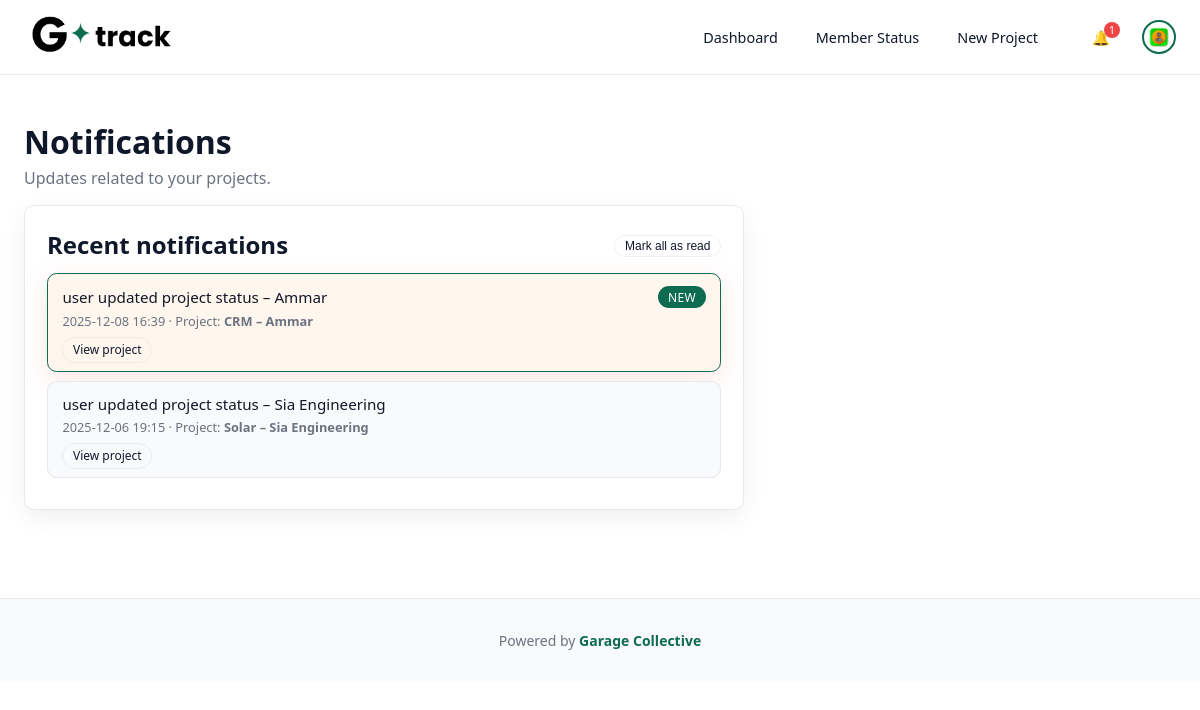
/notifications/ (signed in), run on an earlier commit of the app's database.
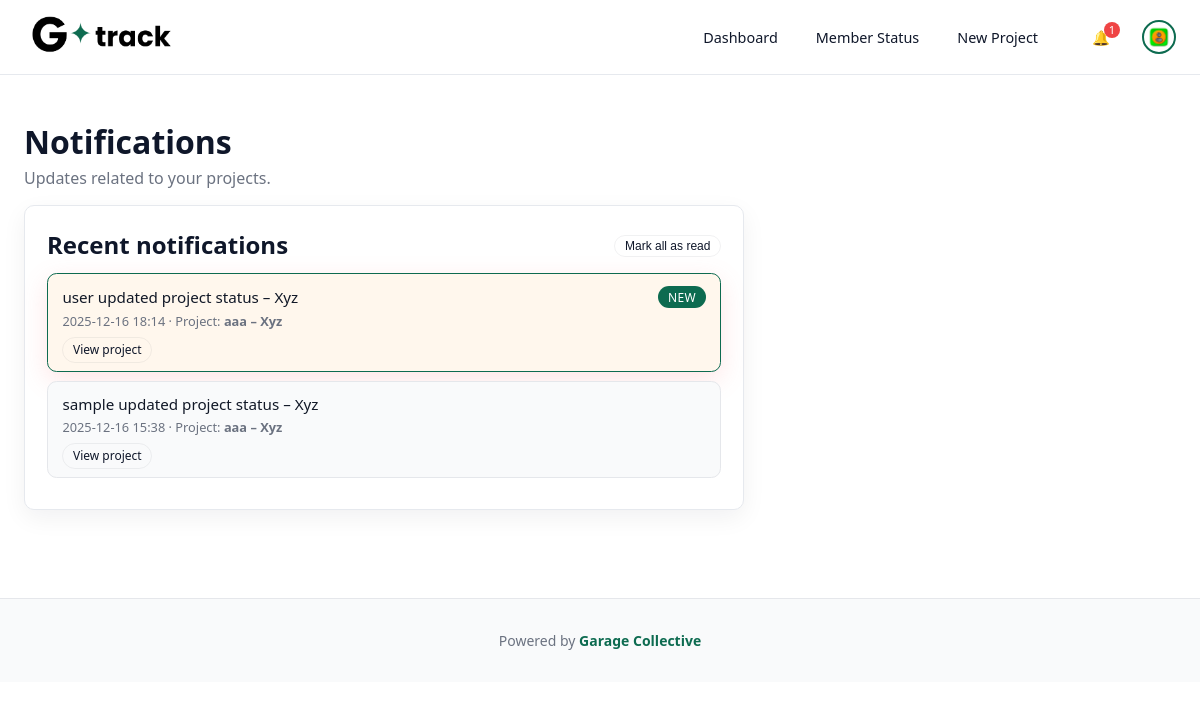
And on a later commit of the database.
### board/models.py (models this page shows, shortened)
class Notification(models.Model):
    user = models.ForeignKey(
        settings.AUTH_USER_MODEL,
        on_delete=models.CASCADE,
        related_name="notifications",
    )
    verb = models.CharField(max_length=255)  # what happened
    project = models.ForeignKey(
        "Project",
        on_delete=models.CASCADE,
        null=True,
        blank=True,
        related_name="notifications",
    )
    is_read = models.BooleanField(default=False)
    created_at = models.DateTimeField(auto_now_add=True)
    class Meta:
        ordering = ["-created_at"]

class Project(models.Model):
    name = models.CharField(max_length=100)
    key = models.CharField(
        max_length=10,
        unique=True,                      # keep this if you want each key only once
        help_text="Short code, e.g. CRM",
    )
    description = models.TextField(blank=True)
    owner = models.ForeignKey(
        User,
        related_name="owned_projects",
        on_delete=models.CASCADE,
    )
    issue_date = models.DateField(null=True, blank=True)
    deadline_date = models.DateField(null=True, blank=True)
    sop = models.TextField(
        blank=True,
        help_text="Step-by-step SOP for this project.",
    )
    reference_url = models.URLField(
        blank=True,
        null=True,
        help_text="Optional: link to docs / design / folder for this project.",
    )
    members = models.ManyToManyField(
        User,
        related_name="projects",
        blank=True,
        help_text="Team members who can see this project.",
    )
    department = models.CharField(
        max_length=50,
        choices=Profile.DEPARTMENT_CHOICES,
        blank=True,
        null=True,
        help_text="Department this project belongs to",
    )
    created_at = models.DateTimeField(auto_now_add=True)
    class Meta:
        ordering = ["name"]

### board/views.py (the view, shortened to what this page needs)
# urls.py: path("notifications/", NotificationListView.as_view(), name="notifications"),
class NotificationListView(LoginRequiredMixin, ListView):
    model = Notification
    template_name = "board/notifications.html"
    context_object_name = "notifications"
    def get_queryset(self):
        return (
            Notification.objects
            .filter(user=self.request.user)
            .select_related("project")
        )

### board/context_processors.py (called while the page is built)
def user_issue_counts(request):
    if not request.user.is_authenticated:
        return {}
    today = timezone.localdate()
    overdue = Issue.objects.filter(
        assignee=request.user,
        due_date__lt=today
    ).exclude(status="DONE").count()
    open_issues = Issue.objects.filter(
        assignee=request.user
    ).exclude(status="DONE").count()
    return {
        "nav_overdue_count": overdue,
        "nav_open_issue_count": open_issues,
    }

def notifications_context(request):
    if request.user.is_authenticated:
        count = Notification.objects.filter(
            user=request.user,
            is_read=False
        ).count()
    else:
        count = 0
    return {"unread_notifications_count": count}

### board/templates/board/notifications.html (shortened to what this page needs)
{% extends "base.html" %}
{% block content %}
<h1 class="page-title">Notifications</h1>
<p class="page-subtitle">Updates related to your projects.</p>
<section class="card" style="max-width: 720px;">
  <div style="display:flex; justify-content: space-between; align-items:center; margin-bottom: 0.75rem;">
    <h2 style="margin:0;">Recent notifications</h2>
    {% if notifications %}
      <form method="post" style="margin:0;">
        <button type="submit" class="btn-chip">
          Mark all as read
        </button>
      </form>
    {% endif %}
  </div>
  {% if notifications %}
    <ul class="notification-list">
      {% for n in notifications %}
        <li class="notification-item {% if not n.is_read %}notification-unread{% endif %}">
          <div class="notification-main-row">
            <div class="notification-text">
              {{ n.verb }}
            </div>
            {% if not n.is_read %}
              <span class="notification-badge">New</span>
            {% endif %}
          </div>
          <div class="notification-meta">
            {{ n.created_at|date:"Y-m-d H:i" }}
            {% if n.project %}
              · Project: <strong>{{ n.project.key }} – {{ n.project.name }}</strong>
            {% endif %}
          </div>
          {% if n.project %}
            <div class="notification-actions">
              <a href="{% url 'project_board' n.project.pk %}" class="btn-chip">
                View project
              </a>
            </div>
          {% endif %}
        </li>
      {% endfor %}
    </ul>
  {% else %}
    <p class="empty">No notifications yet.</p>
  {% endif %}
</section>
{% endblock %}

### templates/base.html (shortened to what this page needs)
{% load static %}
<!DOCTYPE html>
<html lang="en">
<head>
  <link rel="stylesheet" href="{% static 'css/style.css' %}?v=2">
</head>
<body>
  <header class="topbar">
    <a href="{% url 'dashboard' %}" class="logo-link">
      <img src="{% static 'images/logo.png' %}" alt="Garage Collective" class="logo-img">
    </a>
    <nav>
      <a href="{% url 'dashboard' %}">Dashboard</a>
      {% if user.is_authenticated %}
        {% with role=user.profile.role|default:"EMP" %}
          {% if user.profile.role == "BOSS" %}
            <a href="{% url 'boss_dashboard' %}">Member Status</a>
          {% endif %}
          {% if role == "BOSS" or role == "LEAD" %}
            <a href="{% url 'project_create' %}">New Project</a>
          {% endif %}
          <span class="topbar-right">
            <a href="{% url 'notifications' %}" class="notif-bell">
              🔔
              {% if unread_notifications_count > 0 %}
                <span class="notif-dot">{{ unread_notifications_count }}</span>
              {% endif %}
            </a>
            <div class="profile-menu">
              <div class="profile-trigger">
                <img src="{% static 'images/icon.png' %}" class="profile-icon">
              </div>
            </div>
          </span>
        {% endwith %}
      {% else %}
        <a href="{% url 'otp_login' %}">OTP Login</a>
      {% endif %}
    </nav>
  </header>
  <main class="page">
    {% block content %}{% endblock %}
  </main>
</body>
<footer class="site-footer">
    <p>
      Powered by
      <a href="https://garagecollective.agency" target="_blank">
        Garage Collective
      </a>
    </p>
</footer>
</html>

### static/css/style.css (style rules this page uses)
:root { --bg: #ffffff; --bg-elevated: #f8fafc; --card: #ffffff; --card-contrast: #f3f4f6; --accent: #0D6B50; --accent-soft: rgba(22, 163, 74, 0.08); --text: #0f172a; --muted: #6b7280; --danger: #ef4444; --border: #e6e9ee; --shadow: 0 8px 24px rgba(15, 23, 42, 0.06); }
* { box-sizing: border-box; }
body { margin: 0; font-family: system-ui, -apple-system, BlinkMacSystemFont, "Segoe UI", sans-serif; background: linear-gradient(180deg, #ffffff 0%, #f8fafc 100%); color: var(--text); -webkit-font-smoothing: antialiased; -moz-osx-font-smoothing: grayscale; }
a { color: var(--accent); text-decoration: none; }
.logo-link { display:inline-flex; align-items:center; text-decoration:none; }
.logo-img { height: 50px; width: auto; display:block; object-fit:contain; margin-right: 10px; filter: none; }
.topbar { display: flex; align-items: center; justify-content: space-between; padding: 0.75rem 1.5rem; background: rgba(255, 255, 255, 0.9); border-bottom: 1px solid var(--border); position: sticky; top: 0; z-index: 10; backdrop-filter: blur(6px); }
.topbar nav a { margin-left: 1rem; font-size: 0.9rem; color: var(--text); }
.page { padding: 1.5rem; max-width: 1200px; margin: 0 auto; }
.card { background: var(--card); border-radius: 0.75rem; padding: 1.25rem 1.5rem; border: 1px solid var(--border); box-shadow: var(--shadow); color: var(--text); }
.card h1, .card h2 { margin-top: 0; }
.page-title { margin-bottom: 0.25rem; color: var(--text); }
.page-subtitle { margin-top: 0; color: var(--muted); }
.btn-chip { border: 1px solid rgba(14, 20, 32, 0.06); border-radius: 999px; padding: 0.2rem 0.6rem; background: transparent; color: var(--text); font-size: 0.75rem; cursor: pointer; }
.topbar-right { display: inline-flex; align-items: center; gap: 0.75rem; margin-left: 1rem; }
.notif-bell { text-decoration: none; font-size: 1.1rem; }
.notif-bell { position: relative; text-decoration: none; font-size: 1.1rem; }
.notif-dot { position: absolute; top: -6px; right: -10px; min-width: 16px; height: 16px; border-radius: 999px; background: var(--danger); color: white; font-size: 0.7rem; display: flex; align-items: center; justify-content: center; padding: 0 4px; }
.card { padding: 20px; background: var(--card); border-radius: 10px; }
.card { margin-bottom: 1.5rem; }
.card form { max-width: 900px; margin: 0; padding: 0; }
.card { padding: 22px; }
.profile-menu { position: relative; }

### templates/base.html (style rules this page uses)
body { background: #ffffff !important; color: #111 !important; }
.profile-menu { position: relative; display: inline-block; margin-left: 20px; }
.profile-trigger { display: flex; align-items: center; cursor: pointer; }
.profile-icon { width: 34px; height: 34px; border-radius: 50%; border: 2px solid #0D6B50; }
.topbar nav { display: flex; align-items: center; gap: 22px; }
.profile-menu { display: flex; align-items: center; }
.profile-trigger { display: flex; align-items: center; justify-content: center; padding: 0; }
.notification-list { list-style: none; margin: 0; padding: 0; }
.notification-item { padding: 0.75rem 0.9rem; border-radius: 0.6rem; margin-bottom: 0.55rem; background: #f9fafb; border: 1px solid #e5e7eb; transition: box-shadow 0.12s ease, border-color 0.12s ease, transform 0.08s ease; }
.notification-unread { border-color: #0D6B50; background: #fff7ed; box-shadow: 0 8px 26px rgba(248, 113, 113, 0.18); }
.notification-main-row { display: flex; justify-content: space-between; align-items: center; gap: 0.75rem; }
.notification-text { font-size: 0.95rem; font-weight: 500; color: #111827; }
.notification-badge { background: #0D6B50; color: #ffffff; border-radius: 999px; padding: 0.15rem 0.6rem; font-size: 0.75rem; text-transform: uppercase; letter-spacing: 0.03em; white-space: nowrap; }
.notification-meta { margin-top: 0.25rem; font-size: 0.8rem; color: #6b7280; }
.notification-actions { margin-top: 0.45rem; }
.site-footer { width: 100%; padding: 18px 0; text-align: center; background: #f9fafb; color: #6b7280; font-size: 14px; border-top: 1px solid #e5e7eb; position: relative; }
.site-footer { width: 100%; padding: 18px 0; text-align: center; background: #f9fafb; color: #6b7280; font-size: 14px; margin-top: 40px; border-top: 1px solid #e5e7eb; }
.site-footer a { color: #0D6B50; font-weight: 600; text-decoration: none; }

What changed in the data, as far as the page shows it:
removed Notification: verb "user updated project status – Ammar", is_read "NEW", created_at "2025-12-08 16:39", project.key "CRM", project.name "Ammar", shows "View project"
removed Notification: verb "user updated project status – Sia Engineering", created_at "2025-12-06 19:15", project.key "Solar", project.name "Sia Engineering", shows "View project", is_read True (drawn)
added Notification: verb "user updated project status – Xyz", is_read "NEW", created_at "2025-12-16 18:14", project.key "aaa", project.name "Xyz", shows "View project"
added Notification: verb "sample updated project status – Xyz", created_at "2025-12-16 15:38", project.key "aaa", project.name "Xyz", shows "View project", is_read True (drawn)
